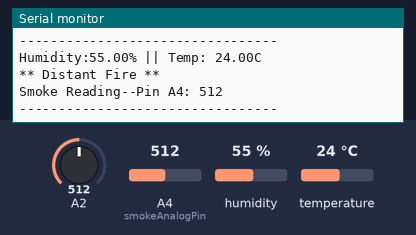
The sketch below on a simulated Arduino Uno, built with avr-gcc and run on an emulated ATmega328P. On the bench: the last lines printed to the serial monitor. The inputs (shaded band) are chosen by the test bench; at power-on: A2 = 512, humidity 55 %, A4 (smokeAnalogPin) = 512, temperature 24 °C.

Above: at 2.7 s.
2.8 s: A2 set to 716
At 4.6 s:
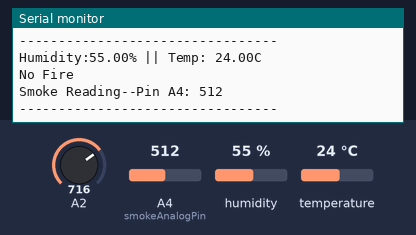
6.2 s: A2 set to 306
At 7.4 s:
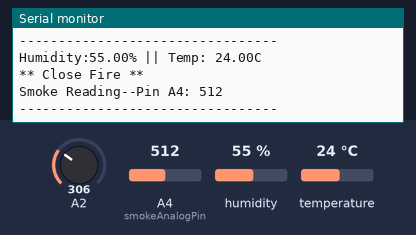
9.4 s: humidity set to 22 %
10.9 s: A4 (smokeAnalogPin) set to 390
At 11.8 s:
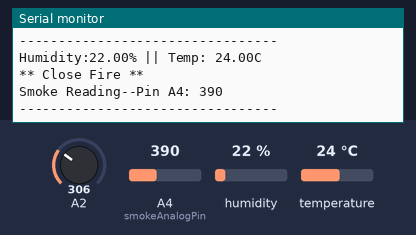
12.4 s: temperature set to 12 °C
13.9 s: A4 (smokeAnalogPin) set to 410
At 15.1 s:
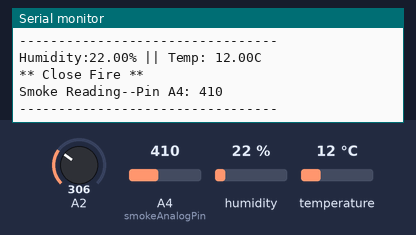
Timing chart, 0 to 16.4 s (numbered marks = the images above; inputs shaded):
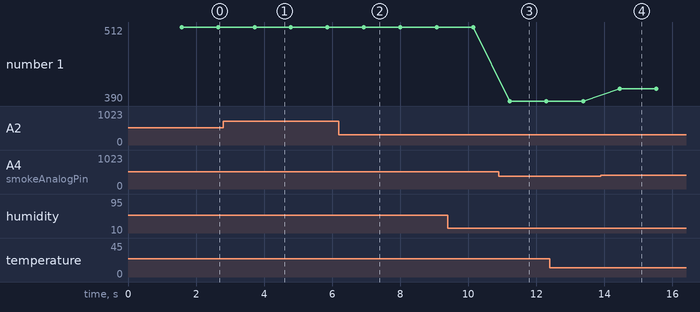

Measured:
- after the input at 2.8 s, the serial monitor: prints a new line after 0.91 s (image 1)
- after the input at 6.2 s, the serial monitor: prints a new line after 0.71 s (image 2)
- after the input at 10.9 s, the serial monitor: prints a new line after 0.32 s (image 3)
- after the input at 13.9 s, the serial monitor: prints a new line after 0.55 s (image 4)
- plotted number 1: 512 → 390 after the input at 10.9 s, 390 → 410 after the input at 13.9 s

The sketch:

ReadSensorData.ino
```cpp
#include "dht.h"
#define dht_apin A0
dht DHT;

const int sensorMin = 0;
const int sensorMax = 1024;

int smokeAnalogPin = A4;
int sensorThres = 400;


class Sensor{
              private:

              public:
//              --------------------Smoke Sensor-------------------------------
                void printSmoke(){
                    int analogSensor = analogRead(smokeAnalogPin);
                    Serial.print("Smoke Reading--Pin A4: ");
                    Serial.println(analogSensor);
                    }
//            --------------------Temperature And Humidity-------------------------

                void printhumidity(){
                      DHT.read11(dht_apin);
                      Serial.println((String)"Humidity:"+DHT.humidity+"% || Temp: "+DHT.temperature+"C");
                     }
//            -----------------------------Flame Sensor-----------------------
                void printFire(){
                   int sensorReading = analogRead(A2);
                   int range = map(sensorReading, sensorMin, sensorMax, 0, 3);
                    switch (range) {
                      case 0:    // A fire closer than 1.5 feet away.
                        Serial.println("** Close Fire **");
                        break;
                      case 1:    // A fire between 1-3 feet away.
                        Serial.println("** Distant Fire **");
                        break;
                      case 2:    // No fire detected.
                        Serial.println("No Fire");
                        break;
                    }
                }
//         ------------------------------------------------------------------------
            };

void setup() {
  Serial.begin(9600);
  delay(500);//Delay to let system boot
  Serial.println("DHT11 Humidity & temperature Sensor\n\n");
  delay(1000);//Wait before accessing Sensor
  pinMode(smokeAnalogPin, INPUT);
}


void loop() {
Sensor readData;
readData.printhumidity();
readData.printFire();
readData.printSmoke();
Serial.println("---------------------------------");
delay(1000);

}
```
